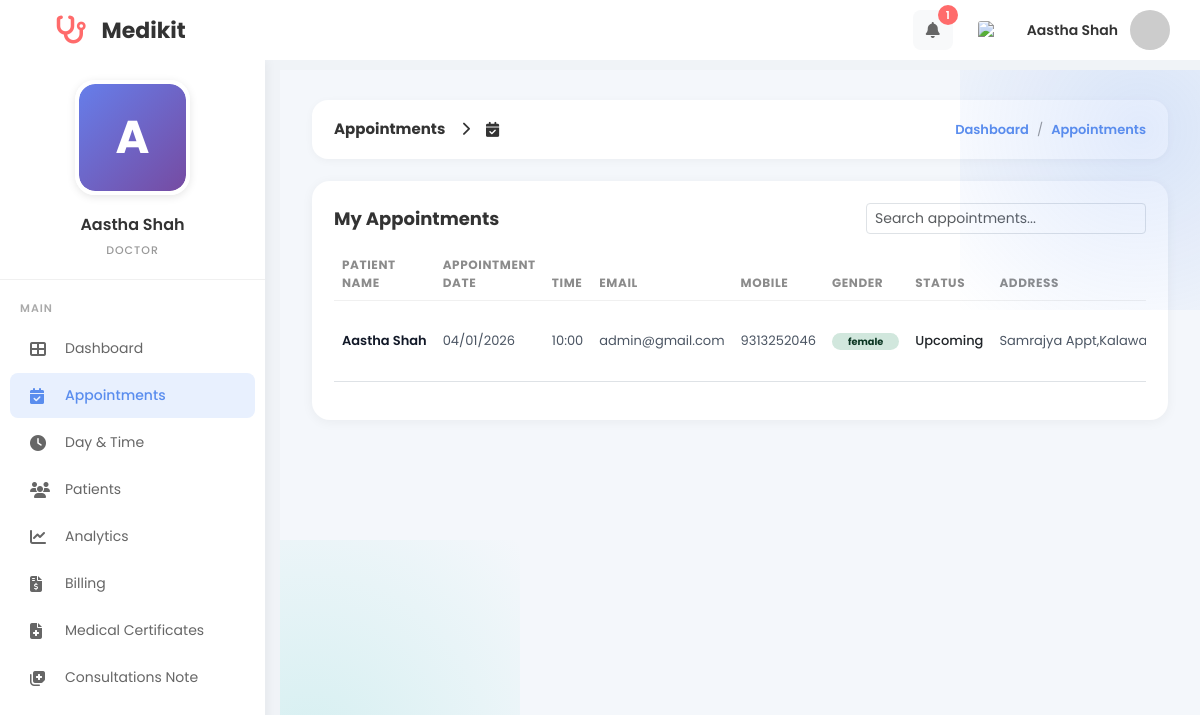
Page /MINI_PHP/booking.php (signed in) on the earlier database version.
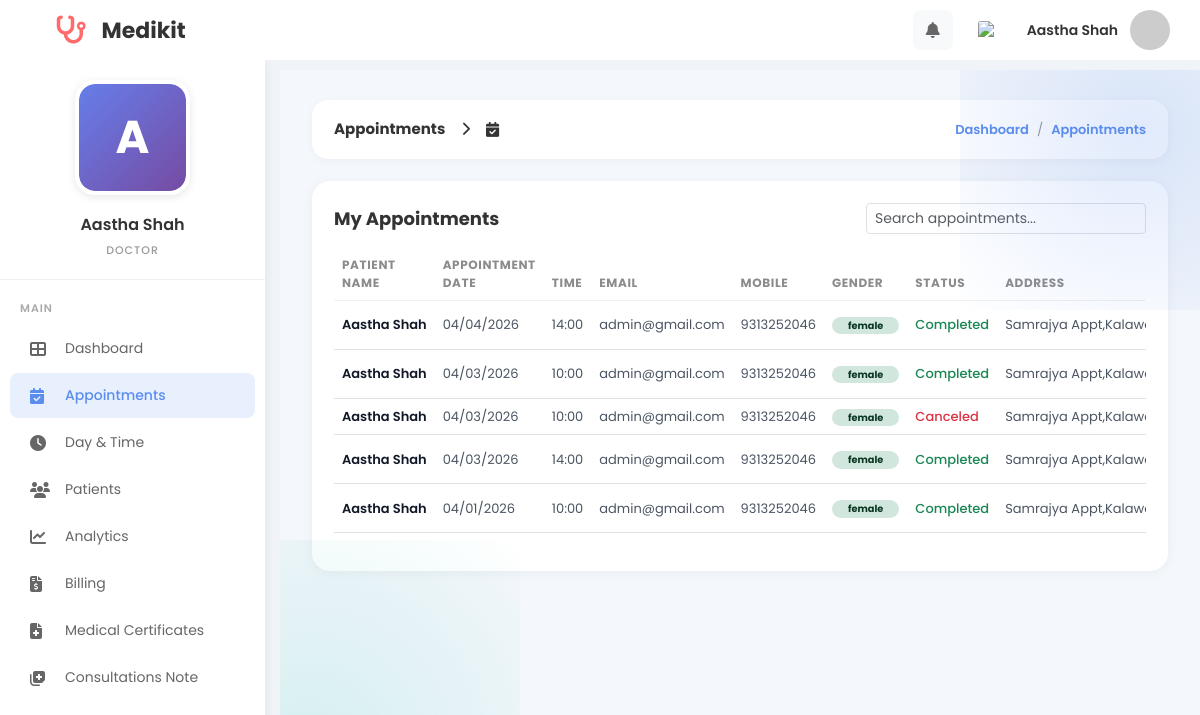
Same page on the later database version.
### tables this page shows
CREATE TABLE `visit_booking` (
  `id` int(11) NOT NULL,
  `patient_id` int(11) DEFAULT 0,
  `doctor_id` int(11) DEFAULT 0,
  `speciality_id` int(11) DEFAULT 0,
  `time_id` int(11) DEFAULT 0,
  `Note` varchar(225) DEFAULT '',
  `is_visited` int(11) DEFAULT 0,
  `created_at` timestamp NOT NULL DEFAULT current_timestamp(),
  `updated_at` timestamp NOT NULL DEFAULT current_timestamp() ON UPDATE current_timestamp(),
  `appointment_date` date DEFAULT NULL,
  `status` enum('pending','accepted','visited','rejected') DEFAULT 'pending',
  `patient_notified` tinyint(1) DEFAULT 0,
  `doctor_seen` tinyint(1) NOT NULL DEFAULT 0
);

CREATE TABLE `patient` (
  `id` int(11) NOT NULL,
  `firstname` varchar(225) DEFAULT '',
  `lastname` varchar(225) DEFAULT '',
  `phone_number` bigint(20) DEFAULT 0,
  `email` varchar(100) DEFAULT NULL,
  `password` varchar(255) DEFAULT NULL,
  `date_of_birth` date DEFAULT curdate(),
  `gender` varchar(225) DEFAULT '',
  `address` varchar(225) DEFAULT '',
  `created_at` timestamp NOT NULL DEFAULT current_timestamp(),
  `updated_at` timestamp NOT NULL DEFAULT current_timestamp() ON UPDATE current_timestamp()
);

CREATE TABLE `doctor_available_time` (
  `id` int(11) NOT NULL,
  `day_id` int(11) DEFAULT 0,
  `start_time` time DEFAULT '00:00:00',
  `end_time` time DEFAULT '00:00:00',
  `created_at` timestamp NOT NULL DEFAULT current_timestamp(),
  `updated_at` timestamp NOT NULL DEFAULT current_timestamp() ON UPDATE current_timestamp()
);

CREATE TABLE `users` (
  `id` int(11) NOT NULL,
  `firstname` varchar(225) DEFAULT '',
  `lastname` varchar(225) DEFAULT '',
  `phone_number` bigint(20) DEFAULT 0,
  `date_of_birth` date DEFAULT curdate(),
  `email` varchar(50) NOT NULL,
  `gender` varchar(100) DEFAULT '',
  `address` varchar(225) DEFAULT '',
  `clinic_name` varchar(255) DEFAULT NULL,
  `experience_years` int(11) DEFAULT 0,
  `education` varchar(255) DEFAULT NULL,
  `bio` text DEFAULT NULL,
  `password` varchar(255) NOT NULL,
  `role_id` int(11) DEFAULT 0,
  `category_id` int(11) DEFAULT NULL,
  `created_at` timestamp NOT NULL DEFAULT current_timestamp(),
  `updated_at` timestamp NOT NULL DEFAULT current_timestamp() ON UPDATE current_timestamp(),
  `profile_image` varchar(255) DEFAULT NULL
);

### MINI_PHP/doctor_notification_helpers.php (called while the page is built, shortened)
<?php
if (!function_exists('medikit_ensure_doctor_notification_schema')) {
  function medikit_ensure_doctor_notification_schema($conn): void
  {
    $res = $conn->query("SHOW COLUMNS FROM `visit_booking` LIKE 'doctor_seen'");
  }
}
if (!function_exists('medikit_doctor_unseen_notifications_count')) {
  function medikit_doctor_unseen_notifications_count($conn, int $doctorId): int
  {
    medikit_ensure_doctor_notification_schema($conn);
    $stmt = $conn->prepare("SELECT COUNT(*) AS total FROM visit_booking WHERE doctor_id = ? AND doctor_seen = 0 AND status IN ('pending','accepted')");
    $stmt->bind_param('i', $doctorId);
    $stmt->execute();
    $row = $stmt->get_result()->fetch_assoc();
    return (int)($row['total'] ?? 0);
  }
}

### MINI_PHP/booking.php (the view, shortened to what this page needs)
<?php
include("config.php");
include("doctor_notification_helpers.php");
$doctor_id = (int)$_SESSION['doctor_id'];
$notification_count = medikit_doctor_unseen_notifications_count($conn, $doctor_id);
$doctor_res = mysqli_query($conn, "SELECT firstname, lastname, profile_image FROM users WHERE id = $doctor_id LIMIT 1");
$doctor = $doctor_res ? mysqli_fetch_assoc($doctor_res) : null;
$doctor['profile_image'] = $doctor['profile_image'] ?? '';
$bookings = [];
$booking_query = "
    SELECT
        vb.id AS booking_id,
        vb.appointment_date,
        vb.status,
        vb.Note,
        p.firstname AS patient_firstname,
        p.lastname AS patient_lastname,
        p.phone_number,
        p.email,
        p.gender,
        p.address,
        s.doctor_speciality,
        dat.start_time,
        dat.end_time
    FROM visit_booking vb
    LEFT JOIN patient p ON vb.patient_id = p.id
    LEFT JOIN speciality s ON vb.speciality_id = s.id
    LEFT JOIN doctor_available_time dat ON vb.time_id = dat.id
    WHERE vb.doctor_id = ?
    ORDER BY vb.appointment_date DESC, dat.start_time ASC
";
$stmt = $conn->prepare($booking_query);
if ($stmt) {
    $stmt->bind_param("i", $doctor_id);
    $stmt->execute();
    $result = $stmt->get_result();
    if ($result) {
        while ($row = $result->fetch_assoc()) {
            $bookings[] = $row;
        }
    }
}
?>
<!DOCTYPE html>
<html lang="en">
<head>
    <link href="https://cdn.jsdelivr.net/npm/bootstrap@5.3.2/dist/css/bootstrap.min.css" rel="stylesheet">
    <link href="https://cdnjs.cloudflare.com/ajax/libs/font-awesome/6.4.0/css/all.min.css" rel="stylesheet">
</head>
<body>
    <div class="top-header">
        <div class="header-left">
            <div class="logo">
                <i class="fa-solid fa-stethoscope"></i>
                <span>Medikit</span>
            </div>
        </div>
        <div class="header-right">
            <div class="dropdown" style="position: relative;">
                <button class="header-icon" type="button" data-notif-toggle aria-label="Notifications" aria-expanded="false">
                    <i class="fas fa-bell"></i>
                    <?php if (!empty($notification_count)): ?>
                        <span class="notification-badge"><?= (int)$notification_count ?></span>
                    <?php endif; ?>
                </button>
            </div>
            <img src="https://flagcdn.com/w40/us.png" alt="US" class="flag-icon">
            <div class="user-profile">
                <span class="user-name"><?= htmlspecialchars($doctor['firstname'] . ' ' . $doctor['lastname']) ?></span>
                <?php
                $doctor_avatar_src = (!empty($doctor['profile_image']) && file_exists(__DIR__ . '/' . $doctor['profile_image']))
                    ? $doctor['profile_image']
                    : "https://ui-avatars.com/api/?name=" . urlencode($doctor['firstname'] . '+' . $doctor['lastname']) . "&background=5a8dee&color=fff";
                ?>
                <img src="<?= htmlspecialchars($doctor_avatar_src) ?>" alt="Profile" class="user-avatar">
            </div>
        </div>
    </div>
    <div class="sidebar">
        <div class="doctor-profile-sidebar">
            <div class="profile-image-wrapper">
                <form id="profileImageForm" action="doctor_profile_image.php" method="POST" enctype="multipart/form-data">
                    <label for="profileImageInput" style="cursor: pointer; display: block; width: 115px; height: 115px; margin: 0 auto;">
                        <div class="profile-image-container" id="sidebarProfileImage">
                            <?php if (!empty($doctor['profile_image']) && file_exists(__DIR__ . '/' . $doctor['profile_image'])): ?>
                                <img src="<?= htmlspecialchars($doctor['profile_image']) ?>" alt="Profile" class="profile-image">
                            <?php else: ?>
                                <div class="profile-placeholder">
                                    <?= strtoupper(substr($doctor['firstname'], 0, 1)) ?>
                                </div>
                            <?php endif; ?>
                        </div>
                    </label>
                </form>
            </div>
            <div class="profile-name"><?= htmlspecialchars($doctor['firstname'] . ' ' . $doctor['lastname']) ?></div>
            <div class="profile-role">DOCTOR</div>
        </div>
        <nav class="nav-menu">
            <div class="nav-label">MAIN</div>
            <a href="doctor_dashboard.php" class="nav-item">
                <i class="fas fa-th-large"></i>
                <span>Dashboard</span>
            </a>
            <a href="booking.php" class="nav-item active">
                <i class="fas fa-calendar-check"></i>
                <span>Appointments</span>
            </a>
            <a href="add_day_time.php" class="nav-item">
                <i class="fas fa-clock"></i>
                <span>Day &amp; Time</span>
            </a>
            <a href="doctor_patients.php" class="nav-item">
                <i class="fas fa-users"></i>
                <span>Patients</span>
            </a>
            <a href="#" class="nav-item">
                <i class="fas fa-chart-line"></i>
                <span>Analytics</span>
            </a>
            <a href="doctor_billing.php" class="nav-item">
                <i class="fas fa-file-invoice-dollar"></i>
                <span>Billing</span>
            </a>
            <a href="#" class="nav-item">
                <i class="fas fa-file-medical"></i>
                <span>Medical Certificates</span>
            </a>
            <a href="#" class="nav-item">
                <i class="fas fa-notes-medical"></i>
                <span>Consultations Note</span>
            </a>
        </nav>
    </div>
    <div class="main-content">
        <div class="breadcrumb-bar">
            <div class="breadcrumb-title">
                <span>Appointments</span>
                <i class="fas fa-chevron-right" style="font-size: 14px; margin: 0 8px;"></i>
                <i class="fas fa-calendar-check"></i>
            </div>
            <div class="breadcrumb-links">
                <a href="doctor_dashboard.php" style="color: #5a8dee; font-weight: 600; text-decoration: none;">Dashboard</a>
                <span>/</span>
                <span style="color: #5a8dee; font-weight: 600;">Appointments</span>
            </div>
        </div>
        <div class="panel-card">
            <div class="panel-head">
                <div class="panel-title">My Appointments</div>
                <div style="max-width: 280px; width: 100%;">
                    <input type="text" id="apptSearch" class="form-control form-control-sm" placeholder="Search appointments...">
                </div>
            </div>
            <?php if (empty($bookings)): ?>
                <div class="text-center text-muted py-4">No appointments found.</div>
            <?php else: ?>
                <div class="table-responsive">
                    <table class="table table-hover align-middle" id="apptTable">
                        <thead>
                            <tr>
                                <th>Patient Name</th>
                                <th>Appointment Date</th>
                                <th>Time</th>
                                <th>Email</th>
                                <th>Mobile</th>
                                <th>Gender</th>
                                <th>Status</th>
                                <th>Address</th>
                            </tr>
                        </thead>
                        <tbody>
                            <?php foreach ($bookings as $booking): ?>
                                <?php
                                $raw_status = $booking['status'] ?? '';
                                $status_label = 'Upcoming';
                                $status_text_class = 'text-dark';
                                if ($raw_status === 'visited') {
                                    $status_label = 'Completed';
                                    $status_text_class = 'text-success';
                                } elseif ($raw_status === 'rejected') {
                                    $status_label = 'Canceled';
                                    $status_text_class = 'text-danger';
                                }
                                $date_label = '';
                                if (!empty($booking['appointment_date'])) {
                                    $date_label = date("m/d/Y", strtotime($booking['appointment_date']));
                                }
                                $time_label = '-';
                                if (!empty($booking['start_time'])) {
                                    $time_label = date("H:i", strtotime($booking['start_time']));
                                }
                                $patient_full_name = trim(($booking['patient_firstname'] ?? '') . ' ' . ($booking['patient_lastname'] ?? ''));
                                $patient_email = (string)($booking['email'] ?? '');
                                $patient_address = (string)($booking['address'] ?? '');
                                $patient_gender = (string)($booking['gender'] ?? '');
                                $gender_label = $patient_gender !== '' ? strtolower($patient_gender) : '-';
                                $gender_badge_class = 'bg-secondary-subtle text-secondary-emphasis';
                                if (stripos($patient_gender, 'male') !== false) {
                                    $gender_badge_class = 'bg-success-subtle text-success-emphasis';
                                } elseif (stripos($patient_gender, 'female') !== false) {
                                    $gender_badge_class = 'bg-primary-subtle text-primary-emphasis';
                                }
                                ?>
                                <tr>
                                    <td>
                                        <span class="fw-semibold cell-truncate" title="<?= htmlspecialchars($patient_full_name) ?>">
                                            <?= htmlspecialchars($patient_full_name !== '' ? $patient_full_name : '-') ?>
                                        </span>
                                    </td>
                                    <td><?= htmlspecialchars($date_label) ?></td>
                                    <td>
                                        <?= htmlspecialchars($time_label) ?>
                                    </td>
                                    <td>
                                        <?php if ($patient_email !== ''): ?>
                                            <span class="cell-truncate" title="<?= htmlspecialchars($patient_email) ?>"><?= htmlspecialchars($patient_email) ?></span>
                                        <?php else: ?>
                                            <span class="text-muted">-</span>
                                        <?php endif; ?>
                                    </td>
                                    <td>
                                        <?= htmlspecialchars((string)($booking['phone_number'] ?? '')) ?>
                                    </td>
                                    <td>
                                        <span class="badge rounded-pill px-3 py-1 <?= $gender_badge_class ?>"><?= htmlspecialchars($gender_label) ?></span>
                                    </td>
                                    <td class="fw-medium <?= $status_text_class ?>"><?= htmlspecialchars($status_label) ?></td>
                                    <td>
                                        <?php if ($patient_address !== ''): ?>
                                            <span class="cell-truncate" title="<?= htmlspecialchars($patient_address) ?>"><?= htmlspecialchars($patient_address) ?></span>
                                        <?php else: ?>
                                            <span class="text-muted">-</span>
                                        <?php endif; ?>
                                    </td>
                                </tr>
                            <?php endforeach; ?>
                        </tbody>
                    </table>
                </div>
            <?php endif; ?>
        </div>
    </div>
</body>
</html>

Differences in the rows shown:
now on this page (row edited): users: firstname+lastname "Aastha Shah", firstname "A"
added visit_booking: patient.lastname "Aastha Shah", appointment_date "04/04/2026", doctor_available_time.start_time "14:00", patient.email "admin@gmail.com", patient.phone_number "9313252046", patient.gender "female", status "Completed", patient.address "Samrajya Appt,Kalawa…"
added visit_booking: patient.lastname "Aastha Shah", appointment_date "04/03/2026", doctor_available_time.start_time "10:00", patient.email "admin@gmail.com", patient.phone_number "9313252046", patient.gender "female", status "Completed", patient.address "Samrajya Appt,Kalawa…"
added visit_booking: patient.lastname "Aastha Shah", appointment_date "04/03/2026", doctor_available_time.start_time "10:00", patient.email "admin@gmail.com", patient.phone_number "9313252046", patient.gender "female", status "Canceled", patient.address "Samrajya Appt,Kalawa…"
added visit_booking: patient.lastname "Aastha Shah", appointment_date "04/03/2026", doctor_available_time.start_time "14:00", patient.email "admin@gmail.com", patient.phone_number "9313252046", patient.gender "female", status "Completed", patient.address "Samrajya Appt,Kalawa…"
changed visit_booking (number 5 of 5 on the later page): status "Upcoming" → "Completed"
Other differences:
$notification_count: "1" → (not shown)
$doctor['firstname'] . ' ' . $doctor['lastname']: "Aastha Shah" → (not shown)
substr($doctor['firstname'], 0, 1): "A" → (not shown)
